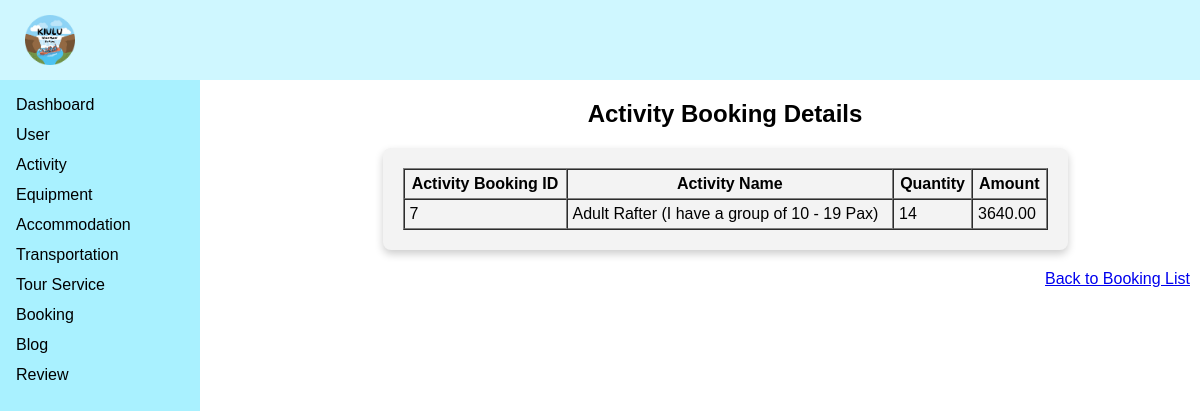
The app's page /tourism_management_system/admin/modules/booking/viewActivity.php?id=7 with its own data.
### tables this page shows
CREATE TABLE `activitybookingdetails` (
  `actBookID` int(11) NOT NULL,
  `bookingID` int(11) NOT NULL,
  `activityID` int(11) NOT NULL,
  `actQuantity` int(11) NOT NULL,
  `actAmount` decimal(8,2) NOT NULL
);

CREATE TABLE `activity` (
  `activityID` int(11) NOT NULL,
  `activityName` varchar(100) NOT NULL,
  `categoryID` int(11) NOT NULL,
  `activityPrice` decimal(8,2) NOT NULL,
  `min_quantity` int(11) NOT NULL DEFAULT 1,
  `max_quantity` int(11) NOT NULL DEFAULT 10,
  `activityImg` varchar(100) NOT NULL
);

### tourism_management_system/admin/modules/booking/viewActivity.php (the view, shortened to what this page needs)
<?php
include("../../../config/config.php");
$bookingID = $_GET['id'];
$sql_activity = "
    SELECT
        abd.actBookID,
        a.activityName,
        abd.actQuantity,
        abd.actAmount
    FROM activitybookingdetails abd
    LEFT JOIN activity a ON abd.activityID = a.activityID
    WHERE abd.bookingID = ?";
$stmt = $conn->prepare($sql_activity);
$stmt->bind_param("i", $bookingID);
$stmt->execute();
$result = $stmt->get_result();
?>
<!DOCTYPE html>
<html lang="en">
<head>
    <link rel="stylesheet" type="text/css" href="../../css/admin.css">
</head>
<body>
    <header>
        <div class="topNav">
            <?php include("C:/xampp/htdocs/tourism_management_system/admin/includes/usernav.php"); ?>
        </div>
    </header>
    <?php include '../../includes/sideNav.php'; ?>
    <div class="main">
        <h2 style="text-align: center;">Activity Booking Details</h2>
        <div class="rowform3">
            <?php
            if ($result->num_rows > 0) {
                echo "<table border='1' cellpadding='5' cellspacing='0' width='100%'>";
                echo "<tr>";
                echo "<th>Activity Booking ID</th>";
                echo "<th>Activity Name</th>";
                echo "<th>Quantity</th>";
                echo "<th>Amount</th>";
                echo "</tr>";
                while ($row = $result->fetch_assoc()) {
                    echo "<tr>";
                    echo "<td>" . htmlspecialchars($row['actBookID']) . "</td>";
                    echo "<td>" . htmlspecialchars($row['activityName']) . "</td>";
                    echo "<td>" . htmlspecialchars($row['actQuantity']) . "</td>";
                    echo "<td>" . htmlspecialchars($row['actAmount']) . "</td>";
                    echo "</tr>";
                }
                echo "</table>";
            } else {
                echo "<p>No activity bookings found for this Booking ID.</p>";
            }
            ?>
        </div>
        <div style="text-align: right; margin-top: 20px;">
            <a href="bookingList.php" class="btn">Back to Booking List</a>
        </div>
    </div>
</body>
</html>

### tourism_management_system/admin/css/admin.css (style rules this page uses)
body { font-family: "Raleway", sans-serif; margin: 0; padding: 0; background-color: white; }
.topNav { display: flex; justify-content: space-between; align-items: center; background-color:#CFF7FF; color: black; padding: 10px 20px; position: fixed; top: 0; left: 0; width: 100%; z-index: 2; box-sizing: border-box; }
.main { margin-top: 70px; margin-left: 250px; padding: 10px 10px; }
.rowform3 { max-width: 645px; padding: 20px; background-color: #f3f3f3; border-radius: 8px; box-shadow: 0 4px 8px rgba(0, 0, 0, 0.2); margin: auto; }

### records on screen
activitybookingdetails: actBookID "7", activityID.activityName "Adult Rafter (I have a group of 10 - 19 Pax)", actQuantity "14", actAmount "3640.00"
